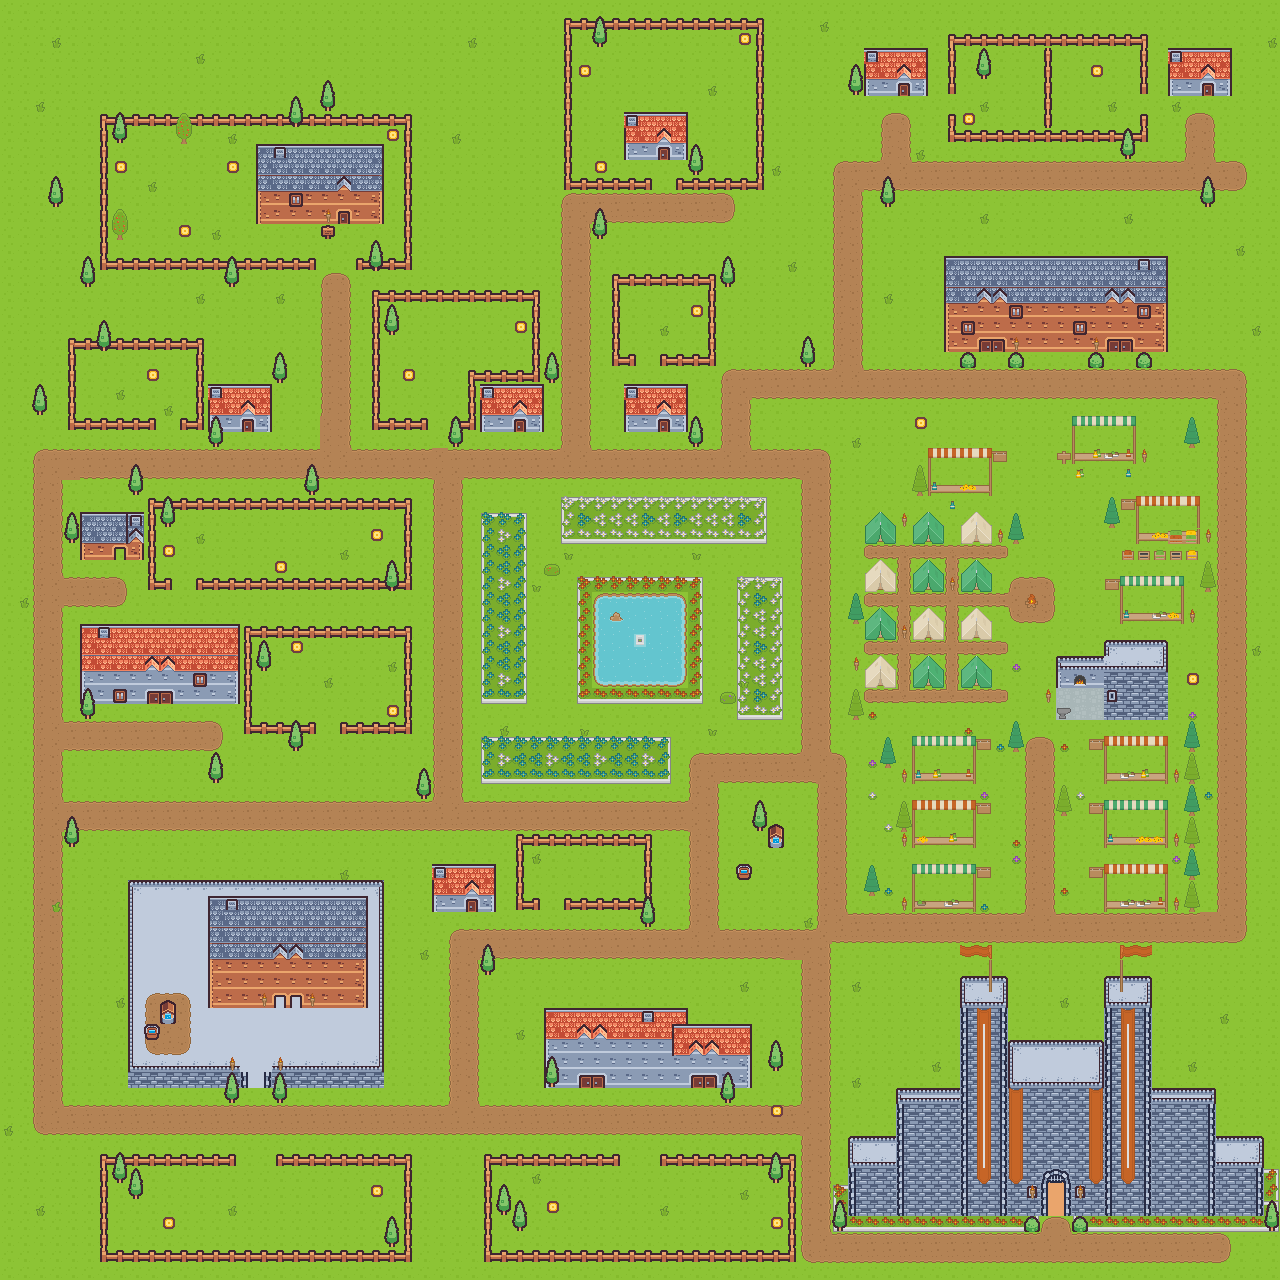

The image is a tile-based game level rendered from a .tmx file. Its description and source (layers, tilesets, objects; grid data summarised) follow:
An orthogonal 80x80 tile map with 16x16 px tiles, 8 tile layers (interactLayer, background, decorationC, obstacles, ...), 5 tilesets.

<map version="1.10" tiledversion="1.11.2" orientation="orthogonal" renderorder="right-down" width="80" height="80" tilewidth="16" tileheight="16" infinite="0" nextlayerid="11" nextobjectid="24">
 <editorsettings>
  <export target="lvl1.tmj" format="json" />
 </editorsettings>
 <tileset firstgid="1" name="animations" tilewidth="16" tileheight="16" tilecount="108" columns="18">
  <image source="../assets/animations.png" trans="000000" width="288" height="96" />
  <tile id="0">
   <properties>
    <property name="Coins" type="bool" value="true" />
    <property name="animationFrames" type="int" value="2" />
   </properties>
   <animation>
    <frame tileid="0" duration="150" />
    <frame tileid="1" duration="150" />
   </animation>
  </tile>
  <tile id="2">
   <properties>
    <property name="Coins" type="bool" value="true" />
    <property name="animationFrames" type="int" value="2" />
   </properties>
   <animation>
    <frame tileid="2" duration="150" />
    <frame tileid="3" duration="150" />
   </animation>
  </tile>
  <tile id="4">
   <properties>
    <property name="animationFrames" type="int" value="4" />
   </properties>
   <animation>
    <frame tileid="4" duration="300" />
    <frame tileid="5" duration="300" />
    <frame tileid="6" duration="300" />
    <frame tileid="7" duration="300" />
   </animation>
  </tile>
  <tile id="8">
   <properties>
    <property name="animationFrames" type="int" value="2" />
   </properties>
   <animation>
    <frame tileid="8" duration="150" />
    <frame tileid="9" duration="150" />
   </animation>
  </tile>
  <tile id="10">
   <properties>
    <property name="animationFrames" type="int" value="2" />
   </properties>
   <animation>
    <frame tileid="10" duration="150" />
    <frame tileid="11" duration="150" />
   </animation>
  </tile>
  <tile id="12">
   <properties>
    <property name="animationFrames" type="int" value="4" />
   </properties>
   <animation>
    <frame tileid="12" duration="300" />
    <frame tileid="13" duration="300" />
    <frame tileid="14" duration="300" />
    <frame tileid="15" duration="300" />
   </animation>
  </tile>
  <tile id="16">
   <properties>
    <property name="animationFrames" type="int" value="2" />
   </properties>
   <animation>
    <frame tileid="16" duration="300" />
    <frame tileid="17" duration="300" />
   </animation>
  </tile>
  <tile id="18">
   <properties>
    <property name="animationFrames" type="int" value="2" />
   </properties>
   <animation>
    <frame tileid="18" duration="300" />
    <frame tileid="19" duration="300" />
   </animation>
  </tile>
  <tile id="20">
   <properties>
    <property name="animationFrames" type="int" value="2" />
   </properties>
   <animation>
    <frame tileid="20" duration="300" />
    <frame tileid="21" duration="300" />
   </animation>
  </tile>
  <tile id="22">
   <properties>
    <property name="animationFrames" type="int" value="4" />
   </properties>
   <animation>
    <frame tileid="22" duration="300" />
    <frame tileid="23" duration="300" />
    <frame tileid="24" duration="300" />
    <frame tileid="25" duration="300" />
   </animation>
  </tile>
  <tile id="26">
   <properties>
    <property name="animationFrames" type="int" value="2" />
   </properties>
   <animation>
    <frame tileid="26" duration="300" />
    <frame tileid="27" duration="300" />
   </animation>
  </tile>
  <tile id="28">
   <properties>
    <property name="animationFrames" type="int" value="2" />
   </properties>
   <animation>
    <frame tileid="28" duration="300" />
    <frame tileid="29" duration="300" />
   </animation>
  </tile>
  <tile id="30">
   <properties>
    <property name="animationFrames" type="int" value="2" />
   </properties>
   <animation>
    <frame tileid="30" duration="300" />
    <frame tileid="31" duration="300" />
   </animation>
  </tile>
  <tile id="32">
   <properties>
    <property name="animationFrames" type="int" value="2" />
   </properties>
   <animation>
    <frame tileid="32" duration="300" />
    <frame tileid="33" duration="300" />
   </animation>
  </tile>
  <tile id="34">
   <properties>
    <property name="animationFrames" type="int" value="2" />
   </properties>
   <animation>
    <frame tileid="34" duration="300" />
    <frame tileid="35" duration="300" />
   </animation>
  </tile>
  <tile id="36">
   <properties>
    <property name="animationFrames" type="int" value="2" />
   </properties>
   <animation>
    <frame tileid="36" duration="300" />
    <frame tileid="37" duration="300" />
   </animation>
  </tile>
  <tile id="38">
   <properties>
    <property name="animationFrames" type="int" value="2" />
   </properties>
   <animation>
    <frame tileid="38" duration="300" />
    <frame tileid="39" duration="300" />
   </animation>
  </tile>
  <tile id="40">
   <properties>
    <property name="animationFrames" type="int" value="2" />
   </properties>
   <animation>
    <frame tileid="40" duration="300" />
    <frame tileid="41" duration="300" />
   </animation>
  </tile>
  <tile id="42">
   <properties>
    <property name="animationFrames" type="int" value="2" />
   </properties>
   <animation>
    <frame tileid="42" duration="300" />
    <frame tileid="43" duration="300" />
   </animation>
  </tile>
  <tile id="44">
   <properties>
    <property name="animationFrames" type="int" value="2" />
   </properties>
   <animation>
    <frame tileid="44" duration="300" />
    <frame tileid="45" duration="300" />
   </animation>
  </tile>
  <tile id="46">
   <properties>
    <property name="animationFrames" type="int" value="2" />
   </properties>
   <animation>
    <frame tileid="46" duration="300" />
    <frame tileid="47" duration="300" />
   </animation>
  </tile>
  <tile id="48">
   <properties>
    <property name="animationFrames" type="int" value="2" />
   </properties>
   <animation>
    <frame tileid="48" duration="300" />
    <frame tileid="49" duration="300" />
   </animation>
  </tile>
  <tile id="50">
   <properties>
    <property name="animationFrames" type="int" value="2" />
   </properties>
   <animation>
    <frame tileid="50" duration="300" />
    <frame tileid="51" duration="300" />
   </animation>
  </tile>
  <tile id="52">
   <properties>
    <property name="animationFrames" type="int" value="2" />
   </properties>
   <animation>
    <frame tileid="52" duration="300" />
    <frame tileid="53" duration="300" />
   </animation>
  </tile>
  <tile id="54">
   <properties>
    <property name="animationFrames" type="int" value="2" />
   </properties>
   <animation>
    <frame tileid="54" duration="300" />
    <frame tileid="55" duration="300" />
   </animation>
  </tile>
  <tile id="56">
   <properties>
    <property name="animationFrames" type="int" value="2" />
   </properties>
   <animation>
    <frame tileid="56" duration="300" />
    <frame tileid="57" duration="300" />
   </animation>
  </tile>
  <tile id="58">
   <properties>
    <property name="animationFrames" type="int" value="2" />
   </properties>
   <animation>
    <frame tileid="58" duration="300" />
    <frame tileid="59" duration="300" />
   </animation>
  </tile>
  <tile id="60">
   <properties>
    <property name="animationFrames" type="int" value="2" />
   </properties>
   <animation>
    <frame tileid="60" duration="300" />
    <frame tileid="61" duration="300" />
   </animation>
  </tile>
  <tile id="62">
   <properties>
    <property name="animationFrames" type="int" value="2" />
   </properties>
   <animation>
    <frame tileid="62" duration="300" />
    <frame tileid="63" duration="300" />
   </animation>
  </tile>
  <tile id="64">
   <properties>
    <property name="animationFrames" type="int" value="2" />
   </properties>
   <animation>
    <frame tileid="64" duration="300" />
    <frame tileid="65" duration="300" />
   </animation>
  </tile>
  <tile id="66">
   <properties>
    <property name="animationFrames" type="int" value="2" />
   </properties>
   <animation>
    <frame tileid="66" duration="300" />
    <frame tileid="67" duration="300" />
   </animation>
  </tile>
  <tile id="68">
   <properties>
    <property name="animationFrames" type="int" value="2" />
   </properties>
   <animation>
    <frame tileid="68" duration="300" />
    <frame tileid="69" duration="300" />
   </animation>
  </tile>
  <tile id="70">
   <properties>
    <property name="animationFrames" type="int" value="2" />
   </properties>
   <animation>
    <frame tileid="70" duration="300" />
    <frame tileid="71" duration="300" />
   </animation>
  </tile>
 </tileset>
 <tileset firstgid="109" name="insideSheet1" tilewidth="16" tileheight="16" spacing="1" tilecount="1767" columns="57">
  <image source="../assets/insideSheet1.png" trans="000000" width="968" height="526" />
 </tileset>
 <tileset firstgid="1876" name="outsideSheet1" tilewidth="16" tileheight="16" spacing="1" tilecount="132" columns="12">
  <image source="../assets/outsideSheet1.png" trans="000000" width="203" height="186" />
  <tile id="29">
   <properties>
    <property name="mush" type="bool" value="true" />
   </properties>
  </tile>
  <tile id="131">
   <properties>
    <property name="bucket" type="bool" value="true" />
   </properties>
  </tile>
 </tileset>
 <tileset firstgid="2008" name="playerSheets" tilewidth="16" tileheight="16" tilecount="5" columns="5">
  <image source="../assets/playerSheets.png" trans="ff00ff" width="80" height="16" />
 </tileset>
 <tileset firstgid="2013" name="charBuilder" tilewidth="16" tileheight="16" spacing="1" tilecount="648" columns="54">
  <image source="../assets/charBuilder.png" trans="ff00ff" width="918" height="203" />
 </tileset>
 <layer id="9" name="interactLayer" width="80" height="80">
  <data>[6400 cells, 15 non-empty, 1 distinct tile ids]</data>
 </layer>
 <layer id="6" name="background" width="80" height="80">
  <data>[6400 cells, 6400 non-empty, 3 distinct tile ids]</data>
 </layer>
 <layer id="8" name="decorationC" width="80" height="80">
  <data>[6400 cells, 1275 non-empty, 29 distinct tile ids]</data>
 </layer>
 <layer id="5" name="obstacles" width="80" height="80">
  <data>[6400 cells, 1871 non-empty, 146 distinct tile ids]</data>
 </layer>
 <layer id="3" name="decorationB" width="80" height="80">
  <data>[6400 cells, 57 non-empty, 14 distinct tile ids]</data>
 </layer>
 <layer id="4" name="damageLayer" width="80" height="80">
  <data>[6400 cells, 0 non-empty, 0 distinct tile ids]</data>
 </layer>
 <layer id="2" name="decorationA" width="80" height="80">
  <data>[6400 cells, 303 non-empty, 24 distinct tile ids]</data>
 </layer>
 <layer id="7" name="collectables" width="80" height="80">
  <data>[6400 cells, 26 non-empty, 2 distinct tile ids]</data>
 </layer>
</map>
